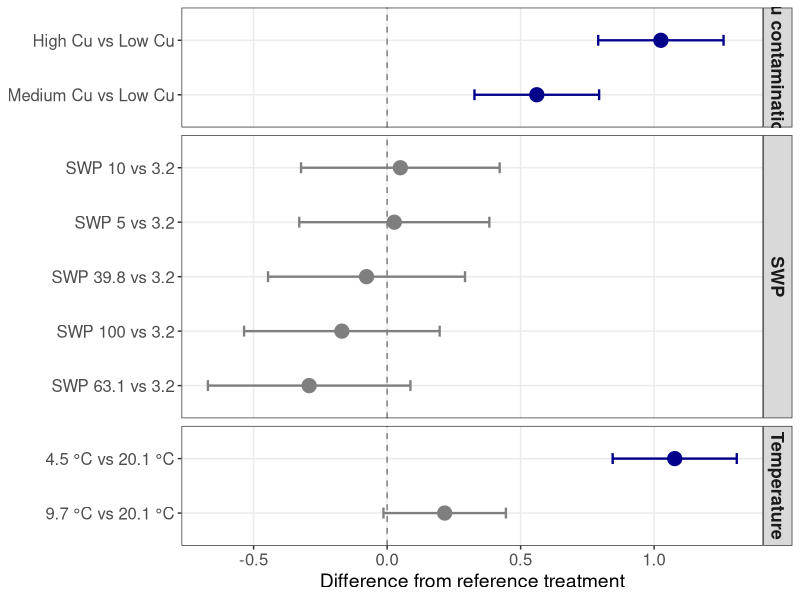
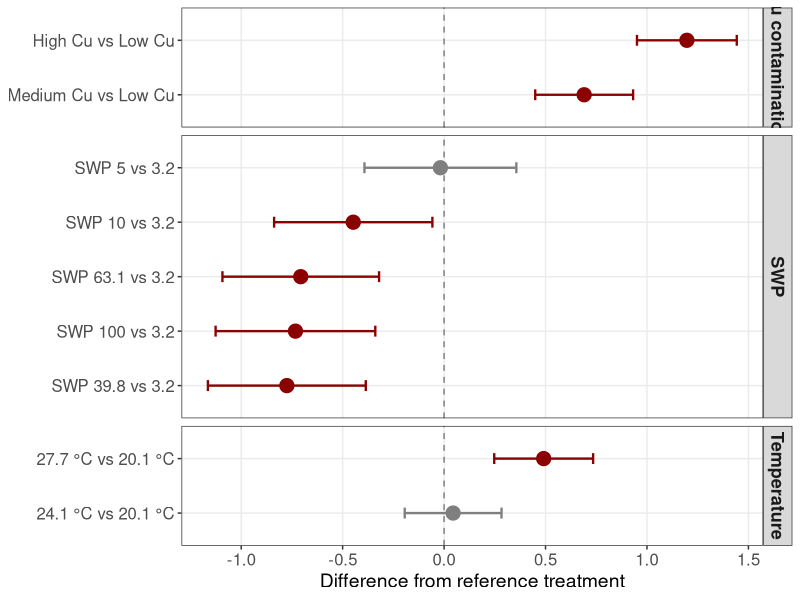
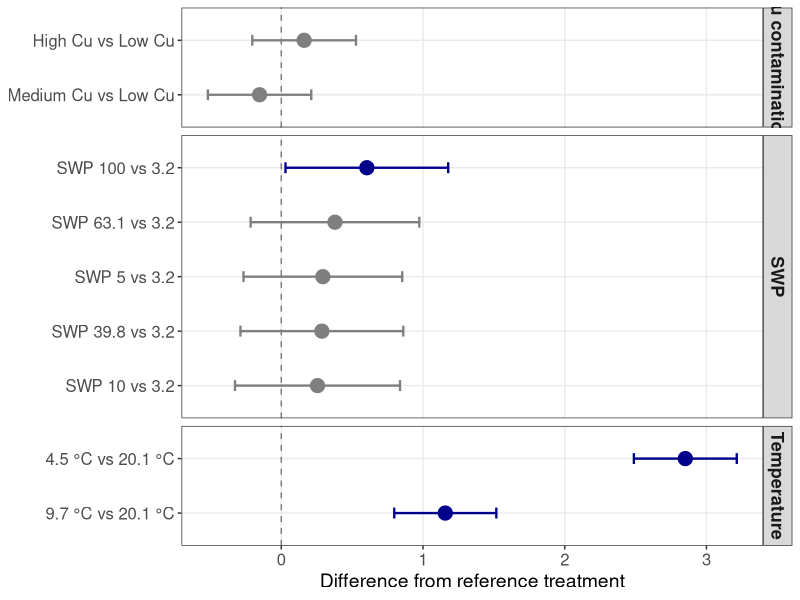
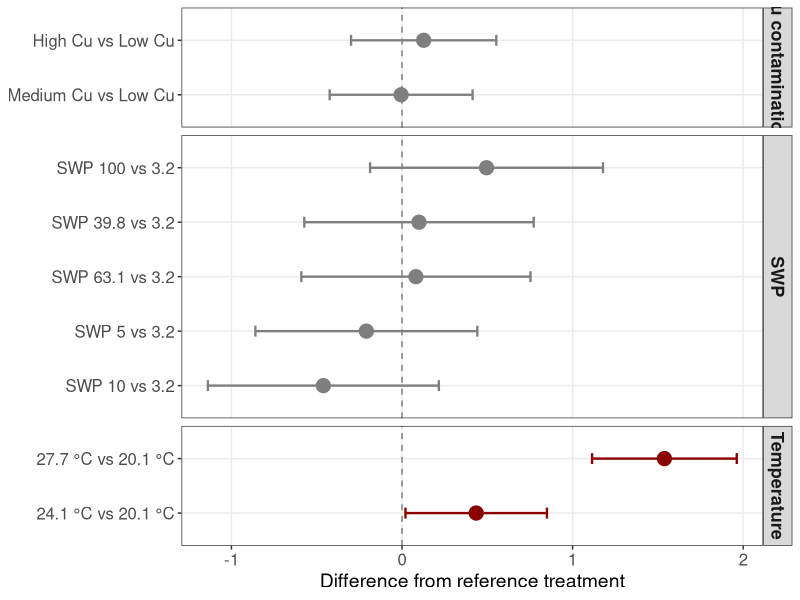
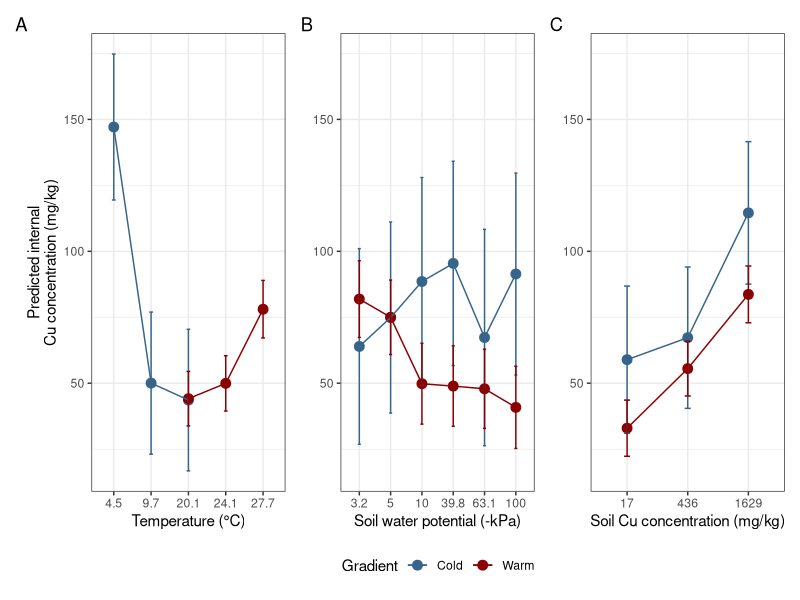
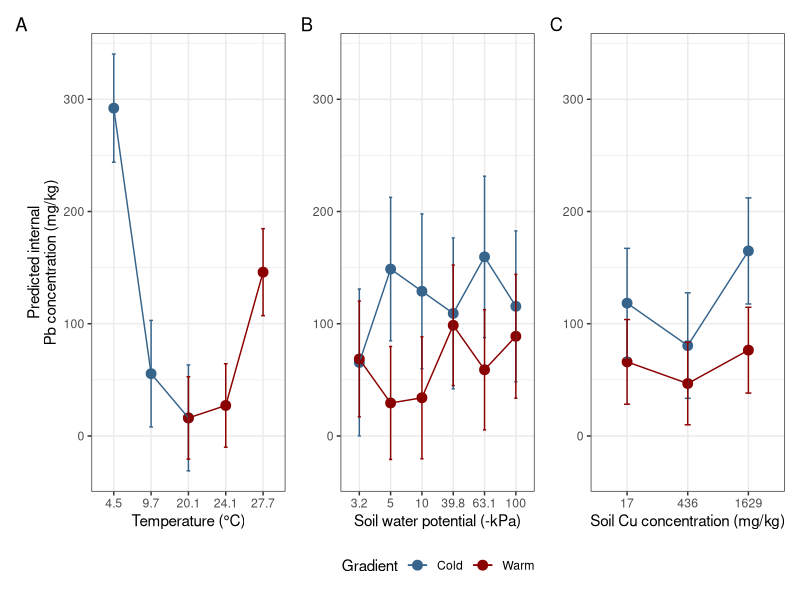

These charts were generated, in order, by the following R code:

# figure 1 and 2 in main manuscript - internal Cu and Pb concentrations

library(tidyverse) # v. 2.0.0

# retrieve dataset

cu.list <- c(17, 436, 1629)
swp.list <- c(3.2, 5, 10, 39.8, 63.1, 100)
temp.list <- c(4.5, 9.7, 20.1, 24.1, 27.7)

dat.org <- read_csv('data/cuaspb.csv') %>% as_tibble() %>% 
  mutate(., 
         sqrcu = case_when(
           cul == 'L1' ~ cu.list[1],
           cul == 'L2' ~ cu.list[2],
           cul == 'L3' ~ cu.list[3]
         ),
         tem = case_when(
           temp == '5' ~ temp.list[1],
           temp == '10' ~ temp.list[2],
           temp == '20' ~ temp.list[3],
           temp == '24' ~ temp.list[4],
           temp == '28' ~ temp.list[5]
         ),
         lgswp = case_when(
           swp == '3' ~ swp.list[1],
           swp == '5' ~ swp.list[2],
           swp == '10' ~ swp.list[3],
           swp == '40' ~ swp.list[4],
           swp == '70' ~ swp.list[5],
           swp == '100' ~ swp.list[6]
         )) %>% dplyr::select(tem, sqrcu, lgswp, weight, cu, pb, repli) %>% 
  filter(., between(cu, 0, 2000) & between(pb, 0, 2000))

# Figures for internal Cu and Pb concentrations

dat.cold <- dat.org %>%
  filter(tem %in% c(20.1, 9.7, 4.5))

dat.warm <- dat.org %>%
  filter(tem %in% c(20.1, 24.1, 27.7))

# Important: The statistical analysis has been performed on the log-transformed
# scale to address non-normality issues. However, to improve interpretation in
# figures, the original concentration scale is used.

mod.warm.lm <- lm(
  cu ~ (factor(tem) + factor(lgswp) + factor(sqrcu))^2,
  data = dat.warm
)

mod.cold.lm <- lm(
  cu ~ (factor(tem) + factor(lgswp) + factor(sqrcu))^2,
  data = dat.cold
)

library(emmeans)

emm.temp.warm <- emmeans(mod.warm.lm, ~ tem)
emm.swp.warm <- emmeans(mod.warm.lm, ~ lgswp)
emm.cu.warm <- emmeans(mod.warm.lm, ~ sqrcu)

temp_warm.df <- as.data.frame(emm.temp.warm)
swp_warm.df <- as.data.frame(emm.swp.warm)
cu_warm.df <- as.data.frame(emm.cu.warm)

emm.temp.cold <- emmeans(mod.cold.lm, ~ tem)
emm.swp.cold <- emmeans(mod.cold.lm, ~ lgswp)
emm.cu.cold <- emmeans(mod.cold.lm, ~ sqrcu)

temp_cold.df <- as.data.frame(emm.temp.cold)
swp_cold.df <- as.data.frame(emm.swp.cold)
cu_cold.df <- as.data.frame(emm.cu.cold)

temp_cold.df$Gradient <- "Cold"
temp_warm.df$Gradient <- "Warm"

temp.df <- rbind(temp_cold.df, temp_warm.df)

swp_cold.df$Gradient <- "Cold"
swp_warm.df$Gradient <- "Warm"

swp.df <- rbind(swp_cold.df, swp_warm.df)

cu_cold.df$Gradient <- "Cold"
cu_warm.df$Gradient <- "Warm"

cu.df <- rbind(cu_cold.df, cu_warm.df)


ymax <- max(
  temp.df$upper.CL,
  swp.df$upper.CL,
  cu.df$upper.CL,
  na.rm = TRUE
)

ymin <- min(
  temp.df$lower.CL,
  swp.df$lower.CL,
  cu.df$lower.CL,
  na.rm = TRUE
)

p.temp <- ggplot(temp.df,
                 aes(x = factor(tem),
                     y = emmean,
                     colour = Gradient,
                     group = Gradient)) +
  geom_point(size = 3) +
  geom_line() +
  geom_errorbar(aes(ymin = lower.CL,
                    ymax = upper.CL),
                width = 0.1) +
  coord_cartesian(ylim = c(ymin, ymax)) +
  scale_colour_manual(
    values = c("Cold" = "steelblue4",
               "Warm" = "red4")
  ) +
  labs(x = "Temperature (°C)",
       y = "Predicted internal\nCu concentration (mg/kg)") +
  theme_bw()


p.swp <- ggplot(swp.df,
                aes(x = factor(lgswp),
                    y = emmean,
                    colour = Gradient,
                    group = Gradient)) +
  geom_point(size = 3) +
  geom_line() +
  geom_errorbar(aes(ymin = lower.CL,
                    ymax = upper.CL),
                width = 0.1) +
  coord_cartesian(ylim = c(ymin, ymax)) +
  scale_colour_manual(
    values = c("Cold" = "steelblue4",
               "Warm" = "red4")
  ) +
  labs(x = "Soil water potential (-kPa)",
       y = "Predicted internal Cu concentration (mg/kg)") +
  theme_bw()

p.swp <- p.swp +
  labs(y = NULL) +
  theme(
    axis.title.y = element_blank()
  )


p.cu <- ggplot(cu.df,
               aes(x = factor(sqrcu),
                   y = emmean,
                   colour = Gradient,
                   group = Gradient)) +
  geom_point(size = 3) +
  geom_line() +
  geom_errorbar(aes(ymin = lower.CL,
                    ymax = upper.CL),
                width = 0.1) +
  coord_cartesian(ylim = c(ymin, ymax)) +
  scale_colour_manual(
    values = c("Cold" = "steelblue4",
               "Warm" = "red4")
  ) +
  labs(x = "Soil Cu concentration (mg/kg)",
       y = "Predicted internal Cu concentration") +
  theme_bw()

p.cu <- p.cu +
  labs(y = NULL) +
  theme(
    axis.title.y = element_blank()
  )

common_theme <- theme_bw() +
  theme(
    legend.position = "bottom"
  )

p.temp <- p.temp + common_theme
p.swp <- p.swp + common_theme
p.cu <- p.cu + common_theme

library(patchwork)

p.all <- (p.temp + p.swp + p.cu) +
  plot_annotation(tag_levels = "A") +
  plot_layout(guides = "collect") &
  theme(legend.position = "bottom")

ggsave(
  "cu_internal.pdf",
  plot = p.all,
  width = 240,
  height = 105,
  units = "mm"
)
################################################################################
##################### effect size forest plot###################################
################################################################################


################################################################################
############################# cold #############################################

library(broom)

mod.cold.lm <- lm(
  log1p(cu) ~ (factor(tem) + factor(lgswp) + factor(sqrcu))^2,
  data = dat.cold
)

emm.tem <- emmeans(mod.cold.lm, ~ tem)
emm.swp <- emmeans(mod.cold.lm, ~ lgswp)
emm.cu <- emmeans(mod.cold.lm, ~ sqrcu)

# forest plot for supplementary comparing treatments
tem.con <- contrast(
  emm.tem,
  method = "trt.vs.ctrl",
  ref = 3
)

swp.con <- contrast(
  emm.swp,
  method = "trt.vs.ctrl",
  ref = 1 # modify to your SWP reference
)

cu.con <- contrast(
  emm.cu,
  method = "trt.vs.ctrl",
  ref = 1 # first Cu level
)

tem.df <- as.data.frame(summary(tem.con, infer = TRUE))
swp.df <- as.data.frame(summary(swp.con, infer = TRUE))
cu.df <- as.data.frame(summary(cu.con, infer = TRUE))

tem.df$group <- "Temperature"
swp.df$group <- "SWP"
cu.df$group <- "Cu contamination"

coef.df <- rbind(tem.df, swp.df, cu.df)

coef.df$contrast <- recode(
  coef.df$contrast,
  
  "tem4.5 - tem20.1" = "4.5 °C vs 20.1 °C",
  "tem9.7 - tem20.1" = "9.7 °C vs 20.1 °C",
  
  "lgswp5 - lgswp3.2" = "SWP 5 vs 3.2",
  "lgswp10 - lgswp3.2" = "SWP 10 vs 3.2",
  "lgswp39.8 - lgswp3.2" = "SWP 39.8 vs 3.2",
  "lgswp63.1 - lgswp3.2" = "SWP 63.1 vs 3.2",
  "lgswp100 - lgswp3.2" = "SWP 100 vs 3.2",
  
  "sqrcu1629 - sqrcu17" = "High Cu vs Low Cu",
  "sqrcu436 - sqrcu17" = "Medium Cu vs Low Cu"
)

coef.df$sig <- coef.df$lower.CL > 0 |
  coef.df$upper.CL < 0

ggplot(
  coef.df,
  aes(y = reorder(contrast, estimate),
      x = estimate,
      colour = sig)
) +
  geom_vline(xintercept = 0,
             linetype = 2,
             colour = "grey50") +
  geom_point(size = 4.5) +
  geom_errorbarh(
    aes(xmin = lower.CL,
        xmax = upper.CL),
    height = 0.2,
    linewidth = 0.8
  ) +
  scale_colour_manual(
    values = c(
      "FALSE" = "grey50",
      "TRUE" = "blue4"
    ),
    guide = "none"
  ) +
  facet_grid(group ~ .,
             scales = "free_y",
             space = "free_y") +
  labs(
    x = "Difference from reference treatment",
    y = NULL
  ) +
  theme_bw() +
  theme(
    axis.text = element_text(size = 12),
    axis.title = element_text(size = 14),
    strip.text = element_text(size = 13, face = "bold"),
    panel.grid.minor = element_blank()
  )


################################################################################
######### warm #################################################################


mod.warm.lm <- lm(
  log1p(cu) ~ (factor(tem) + factor(lgswp) + factor(sqrcu))^2,
  data = dat.warm
)

emm.tem <- emmeans(mod.warm.lm, ~ tem)
emm.swp <- emmeans(mod.warm.lm, ~ lgswp)
emm.cu <- emmeans(mod.warm.lm, ~ sqrcu)
#emm.int.temp.swp <- emmeans(
#  mod.warm.lm,
#  ~ lgswp | tem,
#  type = "response"
#)
#emm.int.cu.swp <- emmeans(
#  mod.warm.lm,
#  ~ lgswp | sqrcu,
#  type = "response"
#)

# forest plot for supplementary comparing treatments
tem.con <- contrast(
  emm.tem,
  method = "trt.vs.ctrl",
  ref = 1
)

swp.con <- contrast(
  emm.swp,
  method = "trt.vs.ctrl",
  ref = 1 # modify to your SWP reference
)

cu.con <- contrast(
  emm.cu,
  method = "trt.vs.ctrl",
  ref = 1 # first Cu level
)

#swp.simple <- contrast(
#  emm.int.temp.swp,
#  method = "trt.vs.ctrl",
#  ref = 1
#)

#cu.simple <- contrast(
#  emm.int.cu.swp,
#  method = "trt.vs.ctrl",
#  ref = 1
#)

tem.df <- as.data.frame(summary(tem.con, infer = TRUE))
swp.df <- as.data.frame(summary(swp.con, infer = TRUE))
cu.df <- as.data.frame(summary(cu.con, infer = TRUE))
#temp.swp.simple.df <- as.data.frame(
#  confint(swp.simple)
#)
#cu.swp.simple.df <- as.data.frame(
#  confint(cu.simple)
#)

tem.df$group <- "Temperature"
swp.df$group <- "SWP"
cu.df$group <- "Cu contamination"
#temp.swp.simple.df$group <- paste0(
#  "SWP at ",
#  temp.swp.simple.df$tem,
#  " °C"
#)
#cu.swp.simple.df$group <- paste0(
#  "SWP at ",
#  cu.swp.simple.df$sqrcu,
#  "Cu at"
#)

#coef.df <- rbind(tem.df, swp.df, cu.df, temp.swp.simple.df, cu.swp.simple.df)

coef.df <- rbind(tem.df, swp.df, cu.df)
                 
coef.df$contrast <- recode(
  coef.df$contrast,
  
  "tem27.7 - tem20.1" = "27.7 °C vs 20.1 °C",
  "tem24.1 - tem20.1" = "24.1 °C vs 20.1 °C",
  
  "lgswp5 - lgswp3.2" = "SWP 5 vs 3.2",
  "lgswp10 - lgswp3.2" = "SWP 10 vs 3.2",
  "lgswp39.8 - lgswp3.2" = "SWP 39.8 vs 3.2",
  "lgswp63.1 - lgswp3.2" = "SWP 63.1 vs 3.2",
  "lgswp100 - lgswp3.2" = "SWP 100 vs 3.2",
  
  "sqrcu1629 - sqrcu17" = "High Cu vs Low Cu",
  "sqrcu436 - sqrcu17" = "Medium Cu vs Low Cu"
)


coef.df$sig <- coef.df$lower.CL > 0 |
  coef.df$upper.CL < 0

ggplot(
  coef.df,
  aes(y = reorder(contrast, estimate),
      x = estimate,
      colour = sig)
) +
  geom_vline(xintercept = 0,
             linetype = 2,
             colour = "grey50") +
  geom_point(size = 4.5) +
  geom_errorbarh(
    aes(xmin = lower.CL,
        xmax = upper.CL),
    height = 0.2,
    linewidth = 0.8
  ) +
  scale_colour_manual(
    values = c(
      "FALSE" = "grey50",
      "TRUE" = "red4"
    ),
    guide = "none"
  ) +
  facet_grid(group ~ .,
             scales = "free_y",
             space = "free_y") +
  labs(
    x = "Difference from reference treatment",
    y = NULL
  ) +
  theme_bw() +
  theme(
    axis.text = element_text(size = 12),
    axis.title = element_text(size = 14),
    strip.text = element_text(size = 13, face = "bold"),
    panel.grid.minor = element_blank()
  )



################################################################################
################## figure for pb ################################################
################################################################################

dat.cold <- dat.org %>%
  filter(tem %in% c(20.1, 9.7, 4.5))

mod.cold.lm <- lm(
 pb ~ factor(tem) + factor(lgswp) + factor(sqrcu),
  data = dat.cold
)

dat.warm <- dat.org %>%
  filter(tem %in% c(20.1, 24.1, 27.7))

mod.warm.lm <- lm(
  pb ~ factor(tem) + factor(lgswp) + factor(sqrcu),
  data = dat.warm
)

# with pb, the model converges.

# now create plots

library(emmeans)

emm.temp.warm <- emmeans(mod.warm.lm, ~ tem)
emm.swp.warm <- emmeans(mod.warm.lm, ~ lgswp)
emm.cu.warm <- emmeans(mod.warm.lm, ~ sqrcu)

temp_warm.df <- as.data.frame(emm.temp.warm)
swp_warm.df <- as.data.frame(emm.swp.warm)
cu_warm.df <- as.data.frame(emm.cu.warm)

emm.temp.cold <- emmeans(mod.cold.lm, ~ tem)
emm.swp.cold <- emmeans(mod.cold.lm, ~ lgswp)
emm.cu.cold <- emmeans(mod.cold.lm, ~ sqrcu)

temp_cold.df <- as.data.frame(emm.temp.cold)
swp_cold.df <- as.data.frame(emm.swp.cold)
cu_cold.df <- as.data.frame(emm.cu.cold)

temp_cold.df$Gradient <- "Cold"
temp_warm.df$Gradient <- "Warm"

temp.df <- rbind(temp_cold.df, temp_warm.df)

swp_cold.df$Gradient <- "Cold"
swp_warm.df$Gradient <- "Warm"

swp.df <- rbind(swp_cold.df, swp_warm.df)

cu_cold.df$Gradient <- "Cold"
cu_warm.df$Gradient <- "Warm"

cu.df <- rbind(cu_cold.df, cu_warm.df)


ymax <- max(
  temp.df$upper.CL,
  swp.df$upper.CL,
  cu.df$upper.CL,
  na.rm = TRUE
)

ymin <- min(
  temp.df$lower.CL,
  swp.df$lower.CL,
  cu.df$lower.CL,
  na.rm = TRUE
)

p.temp <- ggplot(temp.df,
                 aes(x = factor(tem),
                     y = emmean,
                     colour = Gradient,
                     group = Gradient)) +
  geom_point(size = 3) +
  geom_line() +
  geom_errorbar(aes(ymin = lower.CL,
                    ymax = upper.CL),
                width = 0.1) +
  coord_cartesian(ylim = c(ymin, ymax)) +
  scale_colour_manual(
    values = c("Cold" = "steelblue4",
               "Warm" = "red4")
  ) +
  labs(x = "Temperature (°C)",
       y = "Predicted internal\nPb concentration (mg/kg)") +
  theme_bw()


p.swp <- ggplot(swp.df,
                aes(x = factor(lgswp),
                    y = emmean,
                    colour = Gradient,
                    group = Gradient)) +
  geom_point(size = 3) +
  geom_line() +
  geom_errorbar(aes(ymin = lower.CL,
                    ymax = upper.CL),
                width = 0.1) +
  coord_cartesian(ylim = c(ymin, ymax)) +
  scale_colour_manual(
    values = c("Cold" = "steelblue4",
               "Warm" = "red4")
  ) +
  labs(x = "Soil water potential (-kPa)",
       y = "Predicted internal Cu concentration (mg/kg)") +
  theme_bw()

p.swp <- p.swp +
  labs(y = NULL) +
  theme(
    axis.title.y = element_blank()
  )


p.cu <- ggplot(cu.df,
               aes(x = factor(sqrcu),
                   y = emmean,
                   colour = Gradient,
                   group = Gradient)) +
  geom_point(size = 3) +
  geom_line() +
  geom_errorbar(aes(ymin = lower.CL,
                    ymax = upper.CL),
                width = 0.1) +
  coord_cartesian(ylim = c(ymin, ymax)) +
  scale_colour_manual(
    values = c("Cold" = "steelblue4",
               "Warm" = "red4")
  ) +
  labs(x = "Soil Cu concentration (mg/kg)",
       y = "Predicted internal Cu concentration") +
  theme_bw()

p.cu <- p.cu +
  labs(y = NULL) +
  theme(
    axis.title.y = element_blank()
  )

common_theme <- theme_bw() +
  theme(
    legend.position = "bottom"
  )

p.temp <- p.temp + common_theme
p.swp <- p.swp + common_theme
p.cu <- p.cu + common_theme

library(patchwork)

p.all <- (p.temp + p.swp + p.cu) +
  plot_annotation(tag_levels = "A") +
  plot_layout(guides = "collect") &
  theme(legend.position = "bottom")

ggsave(
  "pb_internal.pdf",
  plot = p.all,
  width = 240,
  height = 105,
  units = "mm"
)
################################################################################
##################### effect size forest plot###################################
################################################################################

library(broom)

################################################################################
############################# cold #############################################

mod.cold.lm <- lm(
  log1p(pb) ~ factor(tem) + factor(lgswp) + factor(sqrcu),
  data = dat.cold
)

emm.tem <- emmeans(mod.cold.lm, ~ tem)
emm.swp <- emmeans(mod.cold.lm, ~ lgswp)
emm.cu <- emmeans(mod.cold.lm, ~ sqrcu)

# forest plot for supplementary comparing treatments
tem.con <- contrast(
  emm.tem,
  method = "trt.vs.ctrl",
  ref = 3
)

swp.con <- contrast(
  emm.swp,
  method = "trt.vs.ctrl",
  ref = 1 # modify to your SWP reference
)

cu.con <- contrast(
  emm.cu,
  method = "trt.vs.ctrl",
  ref = 1 # first Cu level
)

tem.df <- as.data.frame(summary(tem.con, infer = TRUE))
swp.df <- as.data.frame(summary(swp.con, infer = TRUE))
cu.df <- as.data.frame(summary(cu.con, infer = TRUE))

tem.df$group <- "Temperature"
swp.df$group <- "SWP"
cu.df$group <- "Cu contamination"

coef.df <- rbind(tem.df, swp.df, cu.df)

coef.df$contrast <- dplyr::recode(
  coef.df$contrast,
  
  "tem4.5 - tem20.1" = "4.5 °C vs 20.1 °C",
  "tem9.7 - tem20.1" = "9.7 °C vs 20.1 °C",
  
  "lgswp5 - lgswp3.2" = "SWP 5 vs 3.2",
  "lgswp10 - lgswp3.2" = "SWP 10 vs 3.2",
  "lgswp39.8 - lgswp3.2" = "SWP 39.8 vs 3.2",
  "lgswp63.1 - lgswp3.2" = "SWP 63.1 vs 3.2",
  "lgswp100 - lgswp3.2" = "SWP 100 vs 3.2",
  
  "sqrcu1629 - sqrcu17" = "High Cu vs Low Cu",
  "sqrcu436 - sqrcu17" = "Medium Cu vs Low Cu"
)

coef.df$sig <- coef.df$lower.CL > 0 |
  coef.df$upper.CL < 0

ggplot(
  coef.df,
  aes(y = reorder(contrast, estimate),
      x = estimate,
      colour = sig)
) +
  geom_vline(xintercept = 0,
             linetype = 2,
             colour = "grey50") +
  geom_point(size = 4.5) +
  geom_errorbarh(
    aes(xmin = lower.CL,
        xmax = upper.CL),
    height = 0.2,
    linewidth = 0.8
  ) +
  scale_colour_manual(
    values = c(
      "FALSE" = "grey50",
      "TRUE" = "blue4"
    ),
    guide = "none"
  ) +
  facet_grid(group ~ .,
             scales = "free_y",
             space = "free_y") +
  labs(
    x = "Difference from reference treatment",
    y = NULL
  ) +
  theme_bw() +
  theme(
    axis.text = element_text(size = 12),
    axis.title = element_text(size = 14),
    strip.text = element_text(size = 13, face = "bold"),
    panel.grid.minor = element_blank()
  )



################################################################################
######### warm #################################################################

mod.warm.lm <- lm(
  log1p(pb) ~ factor(tem) + factor(lgswp) + factor(sqrcu),
  data = dat.warm
)


emm.tem <- emmeans(mod.warm.lm, ~ tem)
emm.swp <- emmeans(mod.warm.lm, ~ lgswp)
emm.cu <- emmeans(mod.warm.lm, ~ sqrcu)

# forest plot for supplementary comparing treatments
tem.con <- contrast(
  emm.tem,
  method = "trt.vs.ctrl",
  ref = 1
)

swp.con <- contrast(
  emm.swp,
  method = "trt.vs.ctrl",
  ref = 1 # modify to your SWP reference
)

cu.con <- contrast(
  emm.cu,
  method = "trt.vs.ctrl",
  ref = 1 # first Cu level
)

tem.df <- as.data.frame(summary(tem.con, infer = TRUE))
swp.df <- as.data.frame(summary(swp.con, infer = TRUE))
cu.df <- as.data.frame(summary(cu.con, infer = TRUE))

tem.df$group <- "Temperature"
swp.df$group <- "SWP"
cu.df$group <- "Cu contamination"

coef.df <- rbind(tem.df, swp.df, cu.df)

coef.df$contrast <- dplyr::recode(
  coef.df$contrast,
  
  "tem27.7 - tem20.1" = "27.7 °C vs 20.1 °C",
  "tem24.1 - tem20.1" = "24.1 °C vs 20.1 °C",
  
  "lgswp5 - lgswp3.2" = "SWP 5 vs 3.2",
  "lgswp10 - lgswp3.2" = "SWP 10 vs 3.2",
  "lgswp39.8 - lgswp3.2" = "SWP 39.8 vs 3.2",
  "lgswp63.1 - lgswp3.2" = "SWP 63.1 vs 3.2",
  "lgswp100 - lgswp3.2" = "SWP 100 vs 3.2",
  
  "sqrcu1629 - sqrcu17" = "High Cu vs Low Cu",
  "sqrcu436 - sqrcu17" = "Medium Cu vs Low Cu"
)

coef.df$sig <- coef.df$lower.CL > 0 |
  coef.df$upper.CL < 0

ggplot(
  coef.df,
  aes(y = reorder(contrast, estimate),
      x = estimate,
      colour = sig)
) +
  geom_vline(xintercept = 0,
             linetype = 2,
             colour = "grey50") +
  geom_point(size = 4.5) +
  geom_errorbarh(
    aes(xmin = lower.CL,
        xmax = upper.CL),
    height = 0.2,
    linewidth = 0.8
  ) +
  scale_colour_manual(
    values = c(
      "FALSE" = "grey50",
      "TRUE" = "red4"
    ),
    guide = "none"
  ) +
  facet_grid(group ~ .,
             scales = "free_y",
             space = "free_y") +
  labs(
    x = "Difference from reference treatment",
    y = NULL
  ) +
  theme_bw() +
  theme(
    axis.text = element_text(size = 12),
    axis.title = element_text(size = 14),
    strip.text = element_text(size = 13, face = "bold"),
    panel.grid.minor = element_blank()
  )
